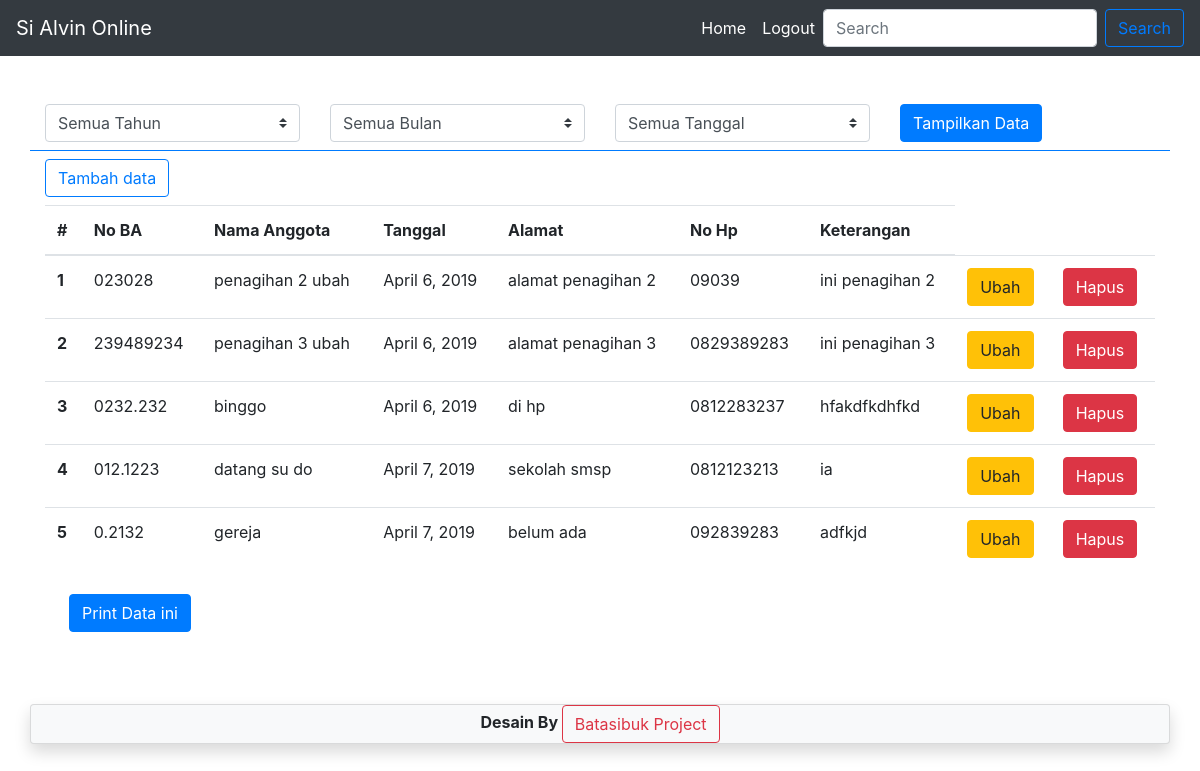
/penagihan/search/ (signed in), run on the app's committed database.
### penagihan/models.py (models this page shows, shortened)
class Penagihan(models.Model):
	no_ba=models.CharField(max_length=255)
	nama_anggota=models.CharField(max_length=255)
	alamat=models.TextField()
	no_hp=models.CharField(max_length=13)
	tanggal=models.DateField(default=datetime.date.today)
	keterangan=models.TextField()

### penagihan/views.py (the view)
# urls.py: path('search/',SearchView.as_view(),name='search'),
class SearchView(LoginRequiredMixin,ListView,ExportData):
	model=Penagihan
	mode=None
	template_name='list_penagihan.html'
	context_object_name='penagihan'
	tahun_sekarang=int(time.strftime('%Y'))+1
	extra_context={
		'title':'Survey/TambahAnggota',
		'daf_tanggal':range(1,32),
		'daf_bulan':range(1,13),
		'daf_tahun':range(2016,tahun_sekarang)
	}
	def get_context_data(self,*args,**kwargs):
		context=super().get_context_data(*args,**kwargs)
		context['penagihan']=self.model.objects.all()
		if 's' in self.request.GET and self.request.GET['s'].strip():
			search=self.request.GET['s']
			context['penagihan']=self.model.objects.filter(Q(no_ba__icontains=search) | Q(nama_anggota__icontains=search) | Q(alamat__icontains=search))
		context['search_export']=1
		if self.mode=='export':
			context['data']=self.export_data_exel(context['penagihan'])
		return context
	def get(self,request,*args,**kwargs):
			response=super().get(request,*args,**kwargs)
			context=self.get_context_data()
			if self.mode=='export':
				return context['data']
			return response

### templates/list_penagihan.html (shortened to what this page needs)
{% extends "base.html" %}
{% block maincontent %}
<div class="row mt-5 mb-2 pb-2 border-bottom border-primary">
	<div class="col">
	  <select id="tahun" class="custom-select" >
	    <option value='all'selected>Semua Tahun</option>
  	  </select>
	</div>
	<div class="col">
	  <select id="bulan" class="custom-select" >
	    <option selected value='all'>Semua Bulan</option>
  	  </select>
  	 </div>
	<div class="col">
	  <select id="tanggal" class="custom-select">
	    <option selected value='all'>Semua Tanggal</option>
  	  </select>
	</div>
		<div class="col">
		  <a href="{% url "penagihan:home"%}{% if status %}?jenis=anggotabaru{% endif %}"  id="tgl_data" class="btn btn-primary">Tampilkan Data</a>
		</div>
	</div>
	<div class="row mb-2">
	<div class="col">
		<a href="{% url "penagihan:tambahdata" %}" class="btn btn-outline-primary">
			Tambah data
		</a>
	</div>
	</div>
	<div style="overflow-x:scroll">
	<table class="table">
	  <thead>
	    <tr>
	      <th scope="col">#</th>
	      <th scope="col">No BA</th>
	      <th scope="col">Nama Anggota</th>
	      <th scope="col">Tanggal</th>
	      <th scope="col">Alamat</th>
	      <th scope="col">No Hp</th>
	      <th scope="col">Keterangan</th>
	    </tr>
	  </thead>
	  <tbody>
	  	{% for p in penagihan %}
	  	<tr>
	      <th scope="row">{{forloop.counter}}</th>
	      <td>{{p.no_ba}}</td>
	      <td>{{p.nama_anggota}}</td>
	      <td>{{p.tanggal}}</td>
	      <td>{{p.alamat}}</td>
	      <td>{{p.no_hp}}</td>
	      <td>{{p.keterangan}}</td>
	      <td>
	      	<a href="{% url "penagihan:ubah" p.id %}" class="btn btn-warning">Ubah</a>
	      </td>
	       <td>
	      	<a href="{% url "penagihan:hapus" p.id %}" class="btn btn-danger">Hapus</a>
	      </td>
	    </tr>
	  	{% endfor %}
	  </tbody>
	</table>
	</div>
	<a href='{% if search_export %}
				{% url "penagihan:search_exp"%}
			{% else %}
				{% url "penagihan:export" %}
			{% endif %}?{% for key,value in request.GET.items %}{{key}}={{value}}&{% endfor %}' class="btn btn-primary ml-4 mb-4 mt-2">Print Data ini</a>
{% endblock maincontent %}

### data on the page
Penagihan: no_ba "023028", nama_anggota "penagihan 2 ubah", tanggal "April 6, 2019", alamat "alamat penagihan 2", no_hp "09039", keterangan "ini penagihan 2"
Penagihan: no_ba "239489234", nama_anggota "penagihan 3 ubah", tanggal "April 6, 2019", alamat "alamat penagihan 3", no_hp "0829389283", keterangan "ini penagihan 3"
Penagihan: no_ba "0232.232", nama_anggota "binggo", tanggal "April 6, 2019", alamat "di hp", no_hp "0812283237", keterangan "hfakdfkdhfkd"
Penagihan: no_ba "012.1223", nama_anggota "datang su do", tanggal "April 7, 2019", alamat "sekolah smsp", no_hp "0812123213", keterangan "ia"
Penagihan: no_ba "0.2132", nama_anggota "gereja", tanggal "April 7, 2019", alamat "belum ada", no_hp "092839283", keterangan "adfkjd"
